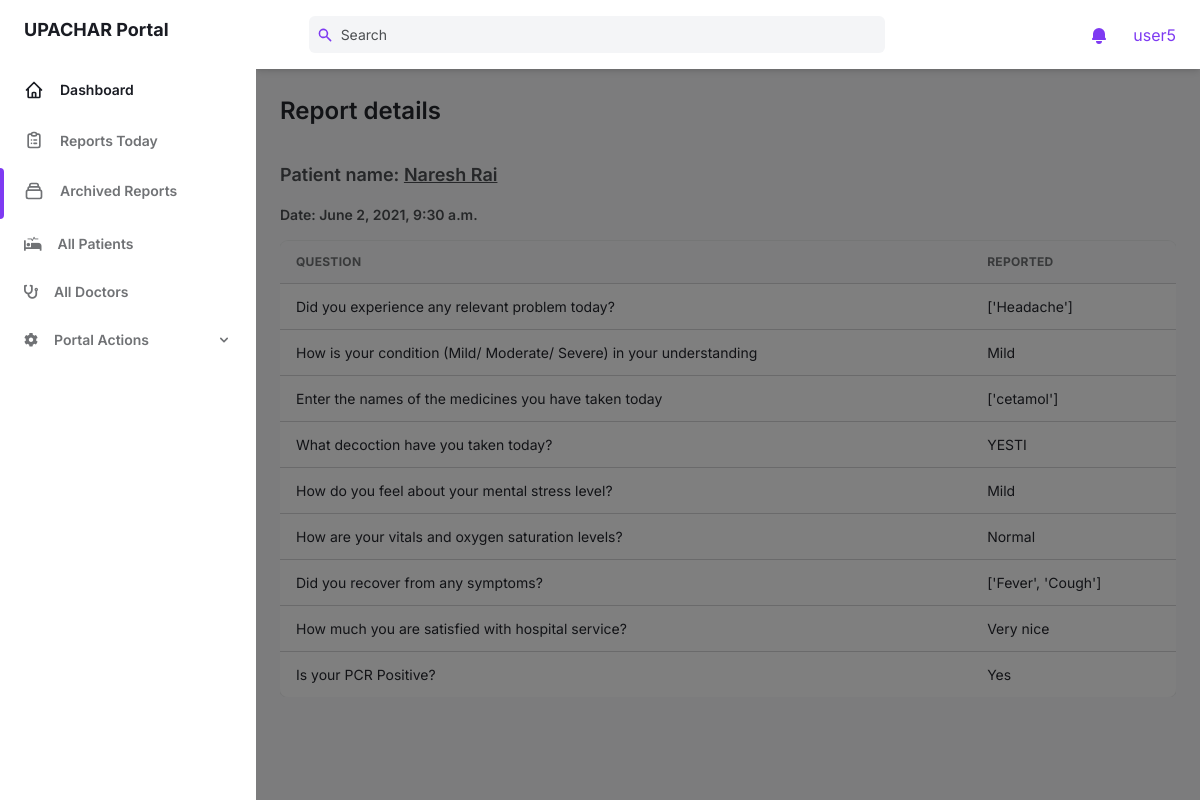
Screenshot of /portal/reports/13/ (signed in) with the database file from the repository.
### questions/models.py (models this page shows, shortened)
class Submission(models.Model):
    user = models.ForeignKey(User, on_delete=models.CASCADE, related_name='submissions')
    data = models.JSONField()
    date_added = models.DateTimeField(auto_now_add=True)

### users/models.py (models this page shows, shortened)
class Profile(models.Model):
    user = models.OneToOneField(User, on_delete=models.CASCADE)
    name = models.CharField(max_length=32, null=True, blank=True)
    phone_no = models.CharField(max_length=10, null=True, blank=True)
    hospital_name = models.CharField(max_length=32, null=True, blank=True)
    hospital_ward_name = models.CharField(max_length=32, null=True, blank=True)
    address = models.CharField(max_length=32, null=True, blank=True)
    province = models.IntegerField(choices=PROVINCES, null=True, blank=True)
    occupation = models.CharField(max_length=34, null=True, blank=True)
    sex = models.CharField(choices=SEX, max_length=1, null=True, blank=True)
    age = models.PositiveIntegerField(null=True, blank=True)
    day_of_pcr_positive = models.PositiveIntegerField(null=True, blank=True)
    PCR_CT_value = models.DecimalField(decimal_places=5, max_digits=10, null=True, blank=True)
    vaccination_status = models.CharField(max_length=1, choices=YES_NO, null=True, blank=True)
    prevalent_conditions = models.JSONField(null=True, blank=True)
    stage_of_patient = models.CharField(max_length=8, choices=STAGES, null=True, blank=True)
    comorbidity_problems = models.JSONField(null=True, blank=True)
    smoking_status = models.CharField(max_length=10, choices=SMOKER_STATUS, null=True, blank=True)
    user_type = models.CharField(max_length=8, choices=USER_TYPES, default='patient')
    assigned_to = models.ForeignKey(User, null=True, blank=True, on_delete=models.CASCADE, related_name='assigned')

### portal/views.py (the view)
# urls.py: path('reports/<int:pk>/', report_detail_view, name='report_detail'),
@login_required
def report_detail_view(request, pk):
    context = {
        'page': 'archive',
        'report': Submission.objects.get(pk=pk),
    }
    return render(request, 'portal/report_detail.html', context)

### portal/templatetags/custom_tags.py (called while the page is built)
@register.filter
def get(mapping, key):
    return mapping.get(key, '')

### portal/templates/portal/report_detail.html (shortened to what this page needs)
{% extends 'portal/base.html' %}
{% load static %}
{% load custom_tags %}
{% block content %}
<main class="h-full overflow-y-auto">
    <div class="container px-6 mx-auto grid">
        <h2 class="mt-6 text-2xl font-semibold text-gray-700 dark:text-gray-200">
            Report details
        </h2>
        <div class="my-8 w-full overflow-hidden">
            <div class="text-gray-700 dark:text-gray-300">
                <h4 class="mb-4 text-lg font-semibold text-gray-600 dark:text-gray-300">
                    Patient name: <u>{{ report.user.profile.name }}</u>
                </h4>
                <h5 class="mb-4 text-sm font-semibold text-gray-600 dark:text-gray-300">
                    Date: {{ report.date_added }}
                <div class="w-full overflow-hidden rounded-lg shadow-xs">
                    <div class="w-full overflow-x-auto">
                        <table class="w-full whitespace-no-wrap">
                            <thead>
                                <tr
                                    class="text-xs font-semibold tracking-wide text-left text-gray-500 uppercase border-b dark:border-gray-700 bg-gray-50 dark:text-gray-400 dark:bg-gray-800">
                                    <th class="px-4 py-3">Question</th>
                                    <th class="px-4 py-3">Reported</th>
                                </tr>
                            </thead>
                            <tbody class="bg-white divide-y dark:divide-gray-700 dark:bg-gray-800">
                                {% for question in report.data %}
                                <tr class="text-gray-700 dark:text-gray-400">
                                    <td class="px-4 py-3">
                                        <div class="flex items-center text-sm">
                                            {{ question }}
                                        </div>
                                    </td>
                                    <td class="px-4 py-3 text-sm">
                                        {{ report.data|get:question }}
                                    </td>
                                </tr>
                                {% endfor %}
                            </tbody>
                        </table>
                    </div>
                </div>
            </div>
        </div>
    </div>
</main>
{% endblock %}

### portal/templates/portal/header_bar.html (shortened to what this page needs)
<header class="z-10 py-4 bg-white shadow-md dark:bg-gray-800">
    <div
        class="container flex items-center justify-between h-full px-6 mx-auto text-purple-600 dark:text-purple-300">
        <div class="flex justify-center flex-1 lg:mr-32">
            <div class="relative w-full max-w-xl mr-6 focus-within:text-purple-500">
                <div class="absolute inset-y-0 flex items-center pl-2">
                    <svg class="w-4 h-4" aria-hidden="true" fill="currentColor" viewBox="0 0 20 20">
                        <path fill-rule="evenodd"
                            d="M8 4a4 4 0 100 8 4 4 0 000-8zM2 8a6 6 0 1110.89 3.476l4.817 4.817a1 1 0 01-1.414 1.414l-4.816-4.816A6 6 0 012 8z"
                            clip-rule="evenodd"></path>
                    </svg>
                </div>
                <input
                    class="w-full pl-8 pr-2 text-sm text-gray-700 placeholder-gray-600 bg-gray-100 border-0 rounded-md dark:placeholder-gray-500 dark:focus:shadow-outline-gray dark:focus:placeholder-gray-600 dark:bg-gray-700 dark:text-gray-200 focus:placeholder-gray-500 focus:bg-white focus:border-purple-300 focus:outline-none focus:shadow-outline-purple form-input"
                    type="text" placeholder="Search" aria-label="Search" />
            </div>
        </div>
        <ul class="flex items-center flex-shrink-0 space-x-6">
            <li class="relative">
                <button
                    class="relative align-middle rounded-md focus:outline-none focus:shadow-outline-purple"
                    @click="toggleNotificationsMenu" @keydown.escape="closeNotificationsMenu"
                    aria-label="Notifications" aria-haspopup="true">
                    <svg class="w-5 h-5" aria-hidden="true" fill="currentColor" viewBox="0 0 20 20">
                        <path
                            d="M10 2a6 6 0 00-6 6v3.586l-.707.707A1 1 0 004 14h12a1 1 0 00.707-1.707L16 11.586V8a6 6 0 00-6-6zM10 18a3 3 0 01-3-3h6a3 3 0 01-3 3z">
                        </path>
                    </svg>
                </button>
            </li>
            <li class="relative">
                <button class="align-middle rounded-full focus:shadow-outline-purple focus:outline-none"
                    @click="toggleProfileMenu" @keydown.escape="closeProfileMenu" aria-label="Account"
                    aria-haspopup="true">
                        {{ request.user }}
                </button>
            </li>
        </ul>
    </div>
</header>

### rows the page displays
Submission: user.profile.name "Naresh Rai", date_added "June 2, 2021, 9:30 a.m.", data|get "['Headache']" "Mild" "['cetamol']" "YESTI" "Mild" "Normal" "['Fever', 'Cough']" "Very nice" "Yes"

### other values shown
{{ request.user }} "user5"
{{ question }} "Did you experience any relevant problem today?" "How is your condition (Mild/ Moderate/ Severe) in your understanding" "Enter the names of the medicines you have taken today" "What decoction have you taken today?" "How do you feel about your mental stress level?" "How are your vitals and oxygen saturation levels?" "Did you recover from any symptoms?" "How much you are satisfied with hospital service?" "Is your PCR Positive?"
